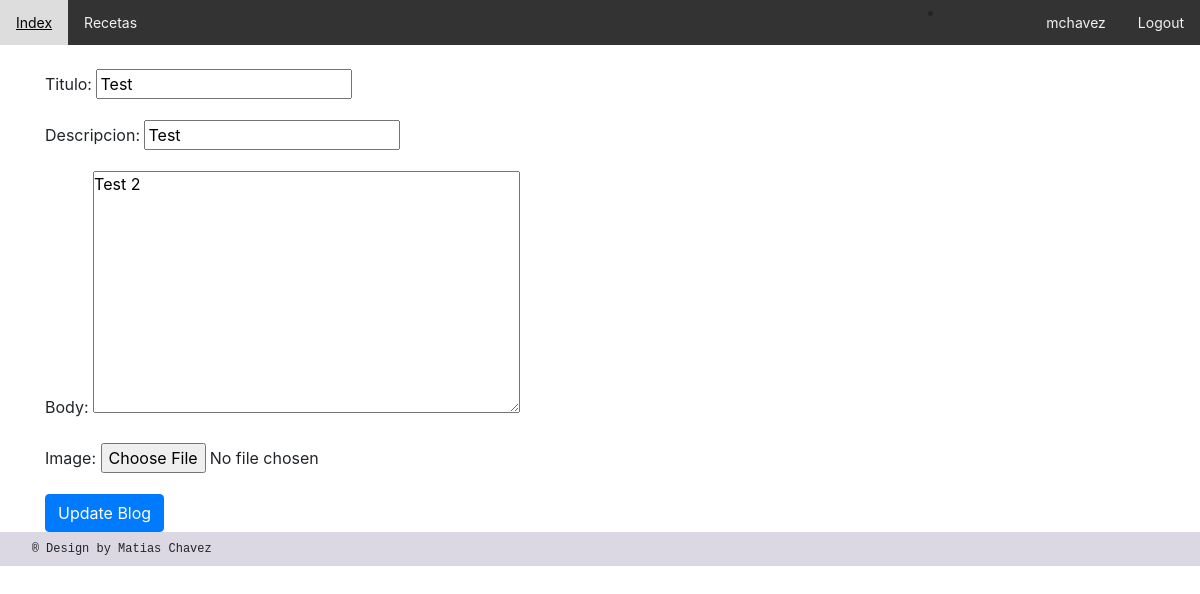
Screenshot of /AppGlobal/edit_blog_post/test/ (signed in) with the database file from the repository.
### AppGlobal/models.py (models this page shows, shortened)
class Blog(models.Model):
   titulo = models.CharField(max_length=60, unique=True)
   slug = AutoSlugField(populate_from='titulo',editable=True, always_update=True)
   descripcion = models.CharField(max_length=120, unique=True)
   body = models.TextField()
   publish_date = models.DateTimeField(auto_now_add=True)
   image = models.ImageField(upload_to='imagenes', null = True, blank = True)
   author= models.ForeignKey(User, on_delete=models.CASCADE, default = '0')

### AppGlobal/views.py (the view)
# urls.py: path("edit_blog_post/<str:slug>/", UpdatePostView.as_view(), name="edit_blog_post"),
class UpdatePostView(UpdateView):
    model = Blog
    template_name = 'edit_blog_post.html'
    fields = ['titulo', 'descripcion', 'body', 'image']
    success_url = "/AppGlobal/blogs"

### AppGlobal/templates/edit_blog_post.html (shortened to what this page needs)
{% extends 'index.html' %}
{% block body %}
<form enctype="multipart/form-data" method="POST"> {% csrf_token %}
<div class="container mt-4">
{{ form.as_p }}
<button class="btn btn-primary">Update Blog</button>
</div>
</form>
{% endblock %}

### AppGlobal/templates/index.html (shortened to what this page needs)
<!DOCTYPE html>
<html lang="en">
<head>
    {% load static %}
    <link href="https://cdnjs.cloudflare.com/ajax/libs/font-awesome/5.15.3/css/all.min.css" rel="stylesheet" />
    <link href="https://cdn.jsdelivr.net/npm/bootstrap@5.2.2/dist/css/bootstrap.min.css" rel="stylesheet">
    <link rel="stylesheet" href="{%static 'css/myestilo.css'%}">
    <link rel="stylesheet" href="{% static 'css/bulma.min.css' %}">
    <link rel="stylesheet" href="{% static 'css/style.css' %}">
    <link href="//maxcdn.bootstrapcdn.com/bootstrap/4.1.1/css/bootstrap.min.css" rel="stylesheet" id="bootstrap-css">
    <link href="https://cdn.jsdelivr.net/npm/bootstrap@5.0.2/dist/css/bootstrap.min.css" rel="stylesheet">
    <link rel="stylesheet" href="https://maxcdn.bootstrapcdn.com/bootstrap/4.0.0/css/bootstrap.min.css">
</head>
<header>
    <div class="topnav">
        <a href="/AppGlobal/">Index</a>
        <a href="/AppGlobal/blogs">Recetas</a>
        <div class="topnav-right">
            {% if request.user.is_authenticated  %}
            <li class="nav-item" style="position: absolute; right: 250px">
            </li>
            <a href="/AppGlobal/perfil">{{ user.username }}</a>
            <a href="/AppGlobal/logout">Logout</a>
            {% else %}
            <a href="/AppGlobal/login">Login</a>
            <a href="/AppGlobal/registro">Registro</a>
            {% endif %}
        </div>
      </div>
</header>
<body>
    <div class="contenido1">
        {% block body %}{% endblock %}
        </div>
</body>
<footer>
<p class="pFooter"> ®  Design by Matias Chavez </p>
</footer>
</html>

### AppGlobal/static/css/myestilo.css (style rules this page uses)
.topnav { background-color: #333; overflow: hidden; }
.topnav a { float: left; color: #f2f2f2; text-align: center; padding: 12px 16px; text-decoration: none; font-size: 14px; }
.topnav-right { float: right; }
footer { background-color: #dbd8e3; padding: 8px; }
.pFooter { font-family: monospace; font-size: 12px; margin-left: 2%; margin-top: auto; margin-bottom: auto; }
body { font-family: monospace; }

### AppGlobal/static/css/style.css (style rules this page uses)
* { box-sizing:border-box }

### rows the page displays
Blog: titulo "Test", descripcion "Test", body "Test 2"

### other values shown
{{ user.username }} "mchavez"
